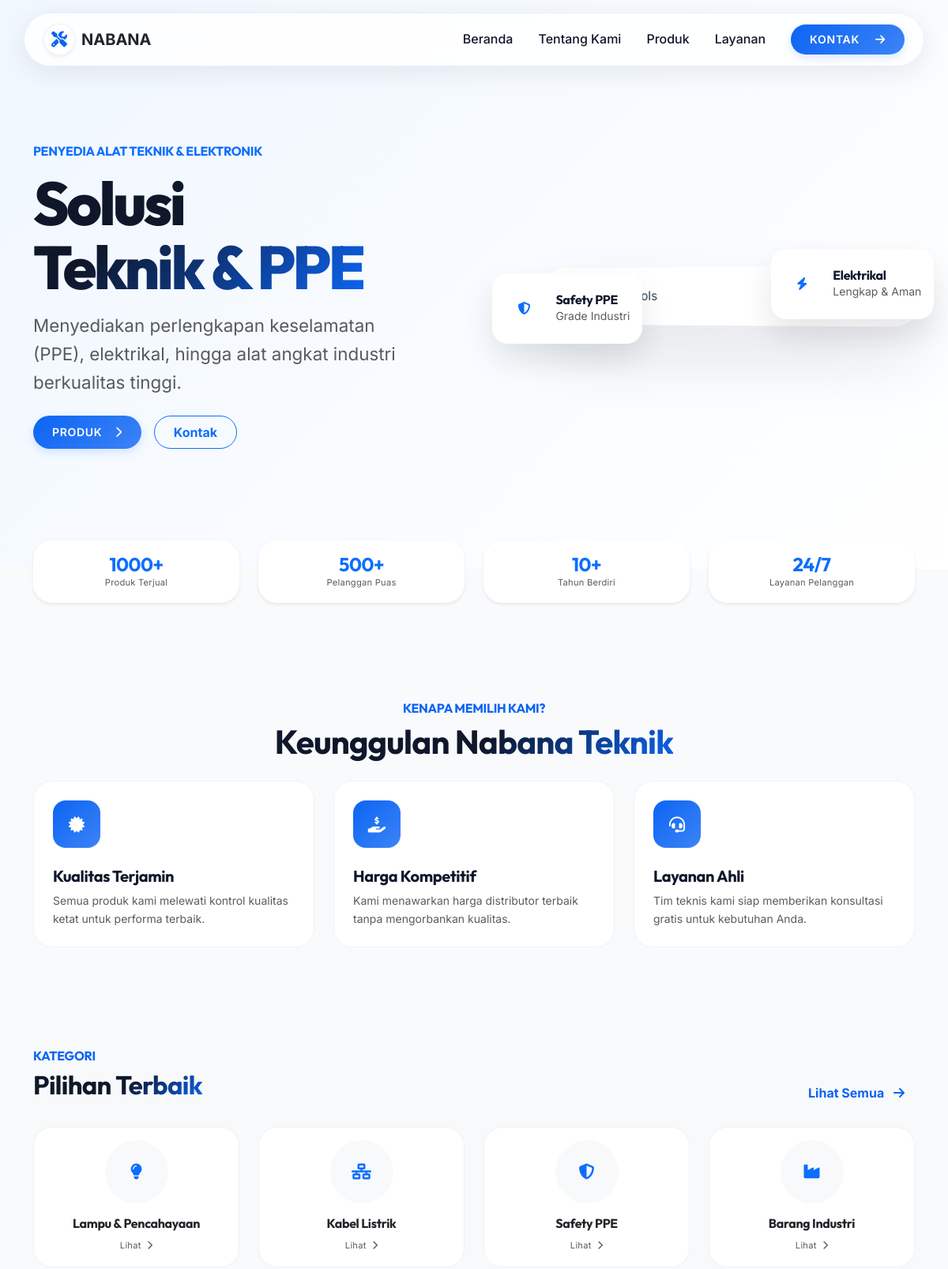
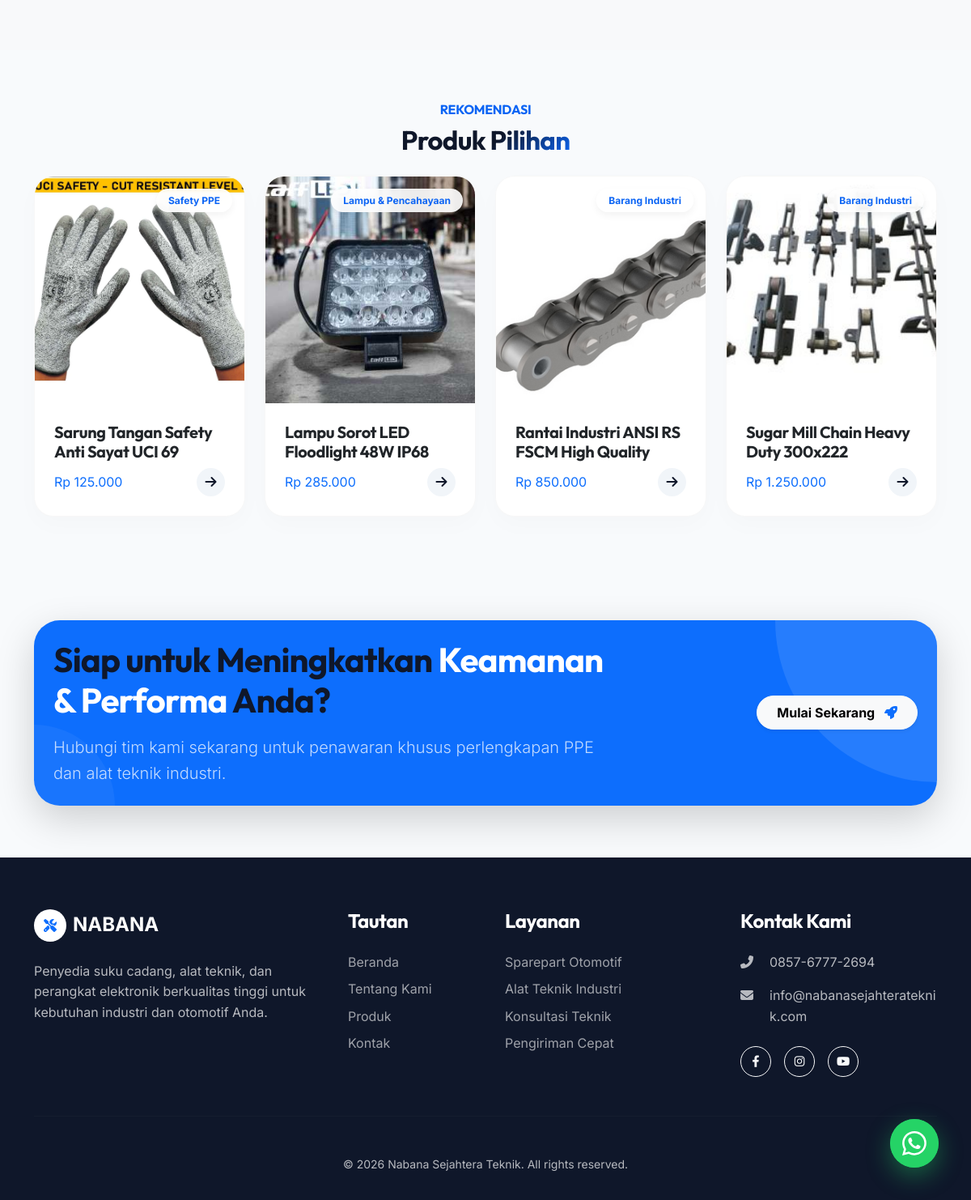
The page / on the database its author committed (2 pictures, top to bottom).
### tables this page shows
CREATE TABLE `settings` (
    `id` INT(11) UNSIGNED NOT NULL AUTO_INCREMENT,
    `setting_key` VARCHAR(100) NOT NULL,
    `setting_value` TEXT DEFAULT NULL,
    `setting_group` VARCHAR(50) DEFAULT 'general',
    `updated_at` TIMESTAMP DEFAULT CURRENT_TIMESTAMP ON UPDATE CURRENT_TIMESTAMP,
    PRIMARY KEY (`id`),
    UNIQUE KEY `uk_setting_key` (`setting_key`)
);

### controllers/HomeController.php (called while the page is built, shortened)
<?php
class HomeController {
    public function index() {
        require VIEWS_PATH . 'layouts/header.php';
        require VIEWS_PATH . 'home/index.php';
        require VIEWS_PATH . 'layouts/footer.php';
    }
}

### index.php (called while the page is built, shortened)
<?php
require_once __DIR__ . '/helpers/functions.php';
require_once __DIR__ . '/routes.php';

### helpers/functions.php (the view, shortened to what this page needs)
<?php
function getWhatsAppUrl(string $message = '', string $phone = ''): string {
    $phone = $phone ?: WA_NUMBER;
    $defaultMsg = getSetting('whatsapp_default_message') ?: 'Halo Nabana Sejahtera Teknik, saya tertarik dengan produk Anda.';
    $message = $message ?: $defaultMsg;
    return 'https://wa.me/' . $phone . '?text=' . urlencode($message);
}
function getSetting(string $key, string $default = '') {
    try {
        $db = Database::getInstance()->getConnection();
        $stmt = $db->prepare("SELECT setting_value FROM settings WHERE setting_key = ?");
        $stmt->execute([$key]);
        return $stmt->fetchColumn() ?: $default;
    } catch (Exception $e) {
        return $default;
    }
}
function esc($string) {
    return htmlspecialchars($string, ENT_QUOTES, 'UTF-8');
}
function getWhatsAppFloatingButton(): string
{
    $url = getWhatsAppUrl();
    return <<<HTML
    <a href="{$url}" target="_blank" rel="noopener"
       class="whatsapp-float" title="Chat via WhatsApp"
       aria-label="Hubungi kami via WhatsApp">
        <svg xmlns="http://www.w3.org/2000/svg" width="28" height="28" fill="currentColor" viewBox="0 0 16 16">
            <path d="M13.601 2.326A7.854 7.854 0 0 0 7.994 0C3.627 0 .068 3.558.064 7.926c0 1.399.366 2.76 1.057 3.965L0 16l4.204-1.102a7.933 7.933 0 0 0 3.79.965h.004c4.368 0 7.926-3.558 7.93-7.93A7.898 7.898 0 0 0 13.6 2.326zM7.994 14.521a6.573 6.573 0 0 1-3.356-.92l-.24-.144-2.494.654.666-2.433-.156-.251a6.56 6.56 0 0 1-1.007-3.505c0-3.626 2.957-6.584 6.591-6.584a6.56 6.56 0 0 1 4.66 1.931 6.557 6.557 0 0 1 1.928 4.66c-.004 3.639-2.961 6.592-6.592 6.592zm3.615-4.934c-.197-.099-1.17-.578-1.353-.646-.182-.065-.315-.099-.445.099-.133.197-.513.646-.627.775-.114.133-.232.148-.43.05-.197-.1-.836-.308-1.592-.985-.59-.525-.985-1.175-1.103-1.372-.114-.198-.011-.304.088-.403.087-.088.197-.232.296-.346.1-.114.133-.198.198-.33.065-.134.034-.248-.015-.347-.05-.099-.445-1.076-.612-1.47-.16-.389-.325-.335-.445-.34-.114-.007-.247-.007-.38-.007a.729.729 0 0 0-.529.247c-.182.198-.691.677-.691 1.654 0 .977.71 1.916.81 2.049.098.133 1.394 2.132 3.383 2.992.47.205.84.326 1.129.418.475.152.904.129 1.246.08.38-.058 1.171-.48 1.338-.943.164-.464.164-.86.114-.943-.049-.084-.182-.133-.38-.232z"/>
        </svg>
        <span class="whatsapp-float-tooltip">Chat dengan kami</span>
    </a>
    HTML;
}

### views/layouts/footer.php (shortened to what this page needs)
</main>
<footer class="main-footer">
    <div class="container">
        <div class="row g-5">
            <div class="col-lg-4">
                <div class="footer-brand d-flex align-items-center mb-4">
                    <div class="brand-icon bg-white text-primary rounded-circle d-flex align-items-center justify-content-center me-2" style="width: 40px; height: 40px;">
                        <i class="fas fa-tools"></i>
                    </div>
                    <span class="fw-bold text-white h4 mb-0">NABANA</span>
                </div>
                <p class="mb-4">Penyedia suku cadang, alat teknik, dan perangkat elektronik berkualitas tinggi untuk kebutuhan industri dan otomotif Anda.</p>
            </div>
            <div class="col-lg-2 col-md-4">
                <h4>Tautan</h4>
                <a href="<?php echo BASE_URL; ?>" class="footer-link">Beranda</a>
                <a href="<?php echo BASE_URL; ?>/tentang-kami" class="footer-link">Tentang Kami</a>
                <a href="<?php echo BASE_URL; ?>/produk" class="footer-link">Produk</a>
                <a href="<?php echo BASE_URL; ?>/kontak" class="footer-link">Kontak</a>
            </div>
            <div class="col-lg-3 col-md-4">
                <h4>Layanan</h4>
                <a href="#" class="footer-link">Sparepart Otomotif</a>
                <a href="#" class="footer-link">Alat Teknik Industri</a>
                <a href="#" class="footer-link">Konsultasi Teknik</a>
                <a href="#" class="footer-link">Pengiriman Cepat</a>
            </div>
            <div class="col-lg-3 col-md-4">
                <h4>Kontak Kami</h4>
                <ul class="list-unstyled footer-contact-list">
                    <li class="d-flex mb-3">
                        <i class="fas fa-phone-alt mt-1 me-3 text-accent flex-shrink-0" style="width: 20px;"></i>
                        <a href="tel:<?php echo getSetting('company_phone'); ?>" class="text-reset text-decoration-none">
                            <?php echo esc(getSetting('company_phone') ?? '+62 857 6777 2694'); ?>
                        </a>
                    </li>
                    <li class="d-flex mb-4">
                        <i class="fas fa-envelope mt-1 me-3 text-accent flex-shrink-0" style="width: 20px;"></i>
                        <a href="mailto:<?php echo getSetting('company_email'); ?>" class="text-reset text-decoration-none text-break">
                            <?php echo esc(getSetting('company_email') ?? 'info@nabana.com'); ?>
                        </a>
                    </li>
                </ul>
                <div class="social-links d-flex gap-3">
                    <a href="#" class="btn btn-outline-light rounded-circle p-0 d-flex align-items-center justify-content-center" style="width: 38px; height: 38px; font-size: 0.9rem;"><i class="fab fa-facebook-f"></i></a>
                    <a href="#" class="btn btn-outline-light rounded-circle p-0 d-flex align-items-center justify-content-center" style="width: 38px; height: 38px; font-size: 0.9rem;"><i class="fab fa-instagram"></i></a>
                    <a href="#" class="btn btn-outline-light rounded-circle p-0 d-flex align-items-center justify-content-center" style="width: 38px; height: 38px; font-size: 0.9rem;"><i class="fab fa-youtube"></i></a>
                </div>
            </div>
        </div>
        <hr class="my-5" style="border-color: rgba(255,255,255,0.1);">
        <div class="text-center">
            <p class="mb-0 small">&copy; <?php echo date('Y'); ?> Nabana Sejahtera Teknik. All rights reserved.</p>
        </div>
    </div>
</footer>
<?php echo getWhatsAppFloatingButton(); ?>
</body>
</html>

### assets/css/style.css (style rules this page uses)
:root { --primary-h: 217; --primary-s: 91%; --primary-l: 50%; --primary: hsl(var(--primary-h), var(--primary-s), var(--primary-l)); --primary-rgb: 11, 88, 244; --primary-light: hsl(217, 91%, 60%); --primary-dark: hsl(217, 91%, 35%); --accent: #3b82f6; --dark: #0f172a; --text: #334155; --light: #f8fafc; --white: #ffffff; --grad-primary: linear-gradient(135deg, var(--primary) 0%, var(--primary-light) 100%); --grad-primary-soft: linear-gradient(135deg, var(--primary-light) 0%, var(--primary) 100%); --grad-surface: linear-gradient(180deg, rgba(255,255,255,1) 0%, rgba(243,244,246,1) 100%); --glass-bg: rgba(255, 255, 255, 0.85); --glass-border: rgba(200, 220, 255, 0.4); --glass-shadow: 0 8px 32px 0 rgba(15, 23, 42, 0.08); --font-heading: 'Outfit', sans-serif; --font-body: 'Inter', sans-serif; --space-unit: 1rem; --s-xs: calc(var(--space-unit) * 0.25); --s-sm: calc(var(--space-unit) * 0.5); --s-md: var(--space-unit); --s-lg: calc(var(--space-unit) * 1.5); --s-xl: calc(var(--space-unit) * 2); --s-2xl: calc(var(--space-unit) * 2.5); --s-3xl: calc(var(--space-unit) * 4); }
*, *::before, *::after { margin: 0; padding: 0; box-sizing: border-box; }
html { scroll-behavior: smooth; }
body { font-family: var(--font-body); background-color: var(--light); color: var(--text); line-height: 1.6; overflow-x: hidden; }
a, a:hover, a:focus, a:active { text-decoration: none !important; outline: none !important; }
.btn, .nav-link, .btn-premium { text-decoration: none !important; }
h1, h2, h3, h4, h5, h6 { font-family: var(--font-heading); font-weight: 700; color: var(--dark); letter-spacing: -0.02em; }
.whatsapp-float { position: fixed; bottom: 40px; right: 40px; height: 60px; min-width: 60px; background: #25D366; border-radius: 30px; display: flex; align-items: center; justify-content: center; color: white; box-shadow: 0 10px 30px rgba(37, 211, 102, 0.4); z-index: 1000; transition: all 0.5s cubic-bezier(0.175, 0.885, 0.32, 1.275); text-decoration: none; padding: 0 15px; overflow: hidden; }
.whatsapp-float svg { width: 30px; height: 30px; flex-shrink: 0; }
.whatsapp-float::before { content: ''; position: absolute; width: 100%; height: 100%; background: inherit; border-radius: inherit; z-index: -1; animation: pulse-green 2s infinite; }
.main-footer { background: var(--dark); color: rgba(255,255,255,0.7); padding: var(--s-3xl) 0 var(--s-xl); }
.main-footer h4 { color: white; margin-bottom: var(--s-lg); }
.footer-link { color: rgba(255,255,255,0.6); text-decoration: none; transition: color 0.3s ease; display: block; margin-bottom: var(--s-sm); }

### rows shown on the page
settings: setting_value "0857-6777-2694"
settings: setting_value "info@nabanasejahterateknik.com"

### other values the page prints
$cat['name'] "Lampu & Pencahayaan"
$cat['name'] "Kabel Listrik"
$cat['name'] "Safety PPE"
$cat['name'] "Barang Industri"
$product['category_name'] "Safety PPE"
$product['name'] "Sarung Tangan Safety Anti Sayat UCI 69"
$product['price'] "125.000"
$product['category_name'] "Lampu & Pencahayaan"
$product['name'] "Lampu Sorot LED Floodlight 48W IP68"
$product['price'] "285.000"
$product['category_name'] "Barang Industri"
$product['name'] "Rantai Industri ANSI RS FSCM High Quality"
$product['price'] "850.000"
$product['name'] "Sugar Mill Chain Heavy Duty 300x222"
$product['price'] "1.250.000"
